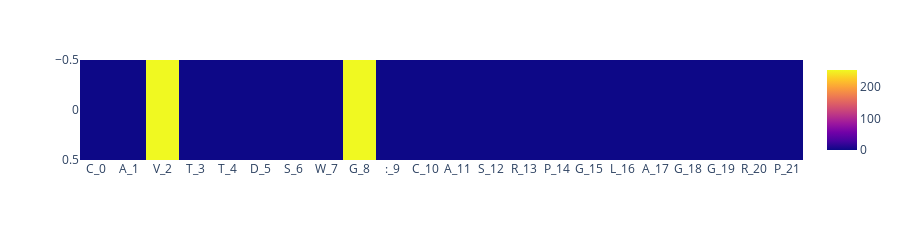

The code cell stored with this chart in its notebook:
### Code cell
pdbid = '1AO7'

alphachain = 'D'
betachain = 'E'
epitopechain = 'C'
mhcchain = 'A'

peptide = 'LLFGYPVYV'
cdr_alpha = 'CAVTTDSWG'
cdr_beta = 'CASRPGLAGGRP'

alpha_begins = 90
alpha_ends = 102
alpha_tickers = [90,91,92,93,98,99,100,101,102]
beta_begins = 92
beta_ends = 103
beta_tickers = [92,93,94,95,96,97,98,99,100,101,102, 103]

assert len(cdr_alpha) == len(alpha_tickers) 
assert len(cdr_beta) == len(beta_tickers) 

cdrs = [f'{alphachain}0{ii:03d}' for ii in alpha_tickers] + [':'] +\
[f'{betachain}0{ii:03d}' for ii in beta_tickers]


show_matrix(cdr_alpha, cdr_beta, peptide, alphachain,
                betachain,
                epitopechain,
                alpha_begins, alpha_ends,
                beta_begins, beta_ends,
                pdbid,
                cdrs,
               )

### Figure 1 — Plotly figure (JSON) as saved in the notebook; plotly's stock layout.template omitted (floating-point values rounded to 4 significant figures)
{"data": [{"coloraxis": "coloraxis", "hovertemplate": "x: %{x}<br>y: %{y}<br>color: %{z}<extra></extra>", "name": "0", "type": "heatmap", "x": ["C_0", "A_1", "V_2", "T_3", "T_4", "D_5", "S_6", "W_7", "G_8", ":_9", "C_10", "A_11", "S_12", "R_13", "P_14", "G_15", "L_16", "A_17", "G_18", "G_19", "R_20", "P_21"], "xaxis": "x", "y": [0], "yaxis": "y", "z": [[0, 0, 255, 0, 0, 0, 0, 0, 255, 0, 0, 0, 0, 0, 0, 0, 0, 0, 0, 0, 0, 0]]}], "layout": {"coloraxis": {"colorscale": [[0, "#0d0887"], [0.1111, "#46039f"], [0.2222, "#7201a8"], [0.3333, "#9c179e"], [0.4444, "#bd3786"], [0.5556, "#d8576b"], [0.6667, "#ed7953"], [0.7778, "#fb9f3a"], [0.8889, "#fdca26"], [1, "#f0f921"]]}, "height": 200, "margin": {"t": 60}, "xaxis": {"anchor": "y", "domain": [0, 1]}, "yaxis": {"anchor": "x", "autorange": "reversed", "domain": [0, 1]}}}
